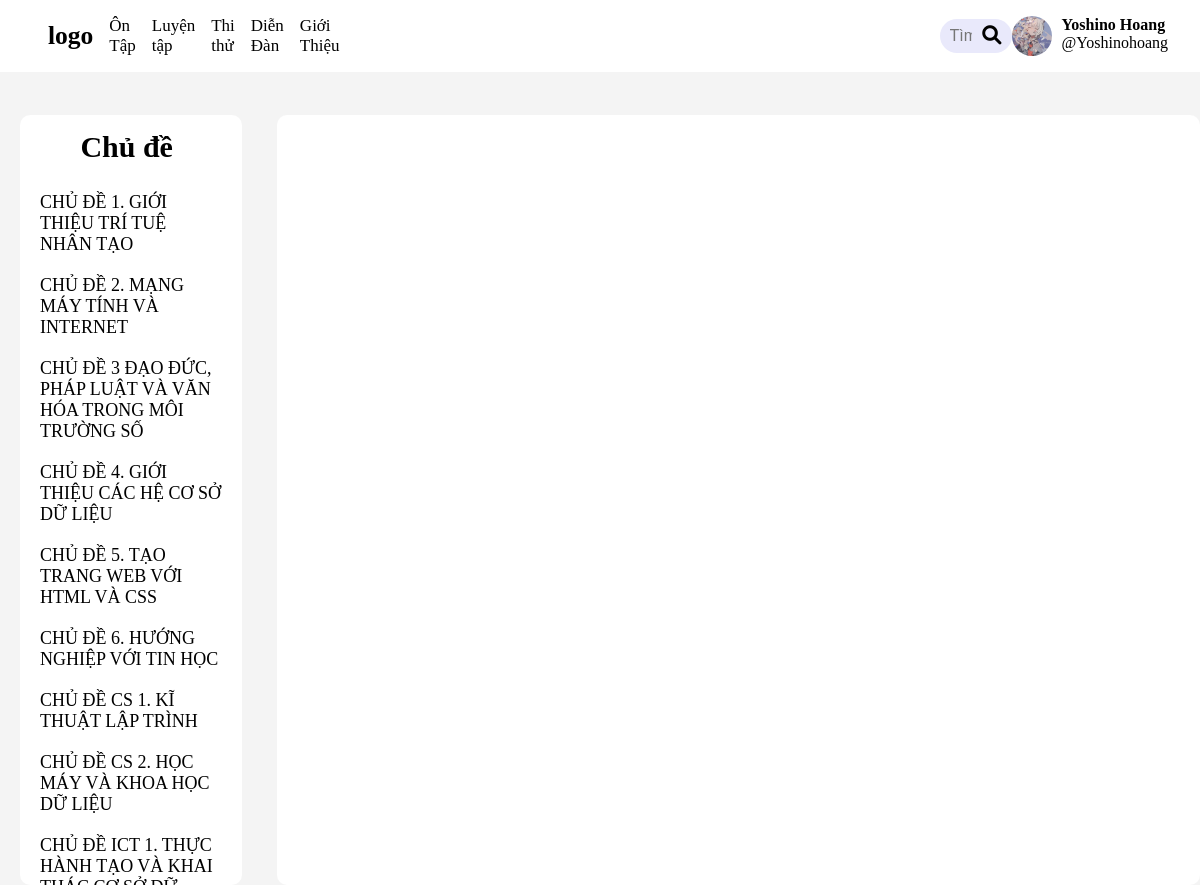
The app's page /on_tap (signed in) with its own data.
### base/models.py (models this page shows, shortened)
class bai_hoc(models.Model):
    name = models.CharField(max_length=2000)
    noi_dung = models.TextField()
    file_di_kem = models.FileField(blank=True)

### base/views.py (the view)
# urls.py: path('on_tap', views.bai_hoc_i, name='on_tap'),
def bai_hoc_i(request):
    all_lesson  = bai_hoc.objects.all()
    context={'all_lesson': all_lesson}
    return render(request, "base/bai_hoc.html",context)

### base/templates/base/bai_hoc.html (shortened to what this page needs)
<!DOCTYPE html>
<html>
<head>
    {% load static %}
    {% if request.session.theme == 'dark' %}
    <link rel="stylesheet" href="{% static 'styles/dark.css' %}">
    <link rel="stylesheet" href="{% static 'styles/b_dark.css' %}">
    {% else %}
    <link rel="stylesheet" href="{% static 'styles/light.css' %}">
    <link rel="stylesheet" href="{% static 'styles/b_light.css' %}">
    {% endif %}
</head>
<body>
    {% include 'navbar.html' %}
    <div class="midlle_section_1">
        <div class="lesson_choice">
            <h3>Chủ đề</h3>
            <br>
                {%for bai in all_lesson%}
                <div class="lc">
                    <a href="{%url 'bai' bai.id %}">{{bai.name}}</a>
                </div>
                {%endfor%}
        </div>
        <div class="noi_dung">
            <div class="nd">
                <h3>{{ten}}</h3>
            </div>
        </div>
    </div>
</body>
</html>

### static/styles/light.css (style rules this page uses)
body { background-color: #f4f4f4; padding-top: 75px; }
* { margin: 0; padding: 0; box-sizing: border-box; }
a { text-decoration: none; color: black; }

### static/styles/b_light.css (style rules this page uses)
.midlle_section_1 { padding-left: 20px; padding-top: 40px; display: grid; grid-template-columns: 1.2fr 5fr; column-gap: 35px; }
.lesson_choice { display: inline-block; background-color: #ffff; border-radius: 10px; padding: 10px; overflow-y: auto; height: 770px; }
.lesson_choice h3 { padding-top: 5px; font-size: 30px; padding-left: 25%; }
.lc { padding: 10px; padding-top: 10px; font-size: 18px; }
.noi_dung { background-color: #ffff; border-radius: 10px; padding: 20px; font-size: 20px; gap: 10px; }
.noi_dung h3 { padding-top: 10px; padding-bottom: 12px; font-size: 33px; }
.nd h3 { margin-bottom: 10px; }
.nd { padding: 10px; }

### records on screen
bai_hoc: name "CHỦ ĐỀ 1. GIỚI THIỆU TRÍ TUỆ NHÂN TẠO"
bai_hoc: name "CHỦ ĐỀ 2. MẠNG MÁY TÍNH VÀ INTERNET"
bai_hoc: name "CHỦ ĐỀ 3 ĐẠO ĐỨC, PHÁP LUẬT VÀ VĂN HÓA TRONG MÔI TRƯỜNG SỐ"
bai_hoc: name "CHỦ ĐỀ 4. GIỚI THIỆU CÁC HỆ CƠ SỞ DỮ LIỆU"
bai_hoc: name "CHỦ ĐỀ 5. TẠO TRANG WEB VỚI HTML VÀ CSS"
bai_hoc: name "CHỦ ĐỀ 6. HƯỚNG NGHIỆP VỚI TIN HỌC"
bai_hoc: name "CHỦ ĐỀ CS 1. KĨ THUẬT LẬP TRÌNH"
bai_hoc: name "CHỦ ĐỀ CS 2. HỌC MÁY VÀ KHOA HỌC DỮ LIỆU"
bai_hoc: name "CHỦ ĐỀ ICT 1. THỰC HÀNH TẠO VÀ KHAI…"
